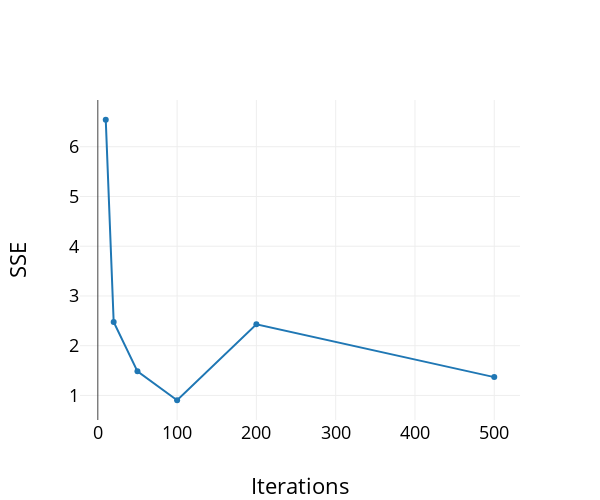

Notebook cell for this chart:
### Code cell
trace = go.Scatter(
                x=iters_space,
                y=summed_squared_error.flatten(),
                opacity=1,
                )

layout =  go.Layout(
                autosize=False,
                width=600,
                height=500,
                title="",
                font=dict(
                    size=18,
                    color='rgb(0, 0, 0)',                    
                ),
                xaxis=dict(
                    title='Iterations',
                ),
                yaxis=dict(
                    title='SSE',
                )
            )

data = [trace]

fig_iters_scatter = go.Figure(data=data, layout=layout)
    
pyo.iplot(fig_iters_scatter)

### Figure 1 — Plotly figure (JSON) as saved in the notebook; plotly's stock layout.template omitted (floating-point values rounded to 4 significant figures)
{"data": [{"opacity": 1, "type": "scatter", "uid": "ae3a096f-6504-448d-8bd5-303aec4ace27", "x": [10, 20, 50, 100, 200, 500], "y": [6.542, 2.476, 1.485, 0.9036, 2.43, 1.369]}], "layout": {"autosize": false, "font": {"color": "rgb(0, 0, 0)", "size": 18}, "height": 500, "title": "", "width": 600, "xaxis": {"title": "Iterations"}, "yaxis": {"title": "SSE"}}}
